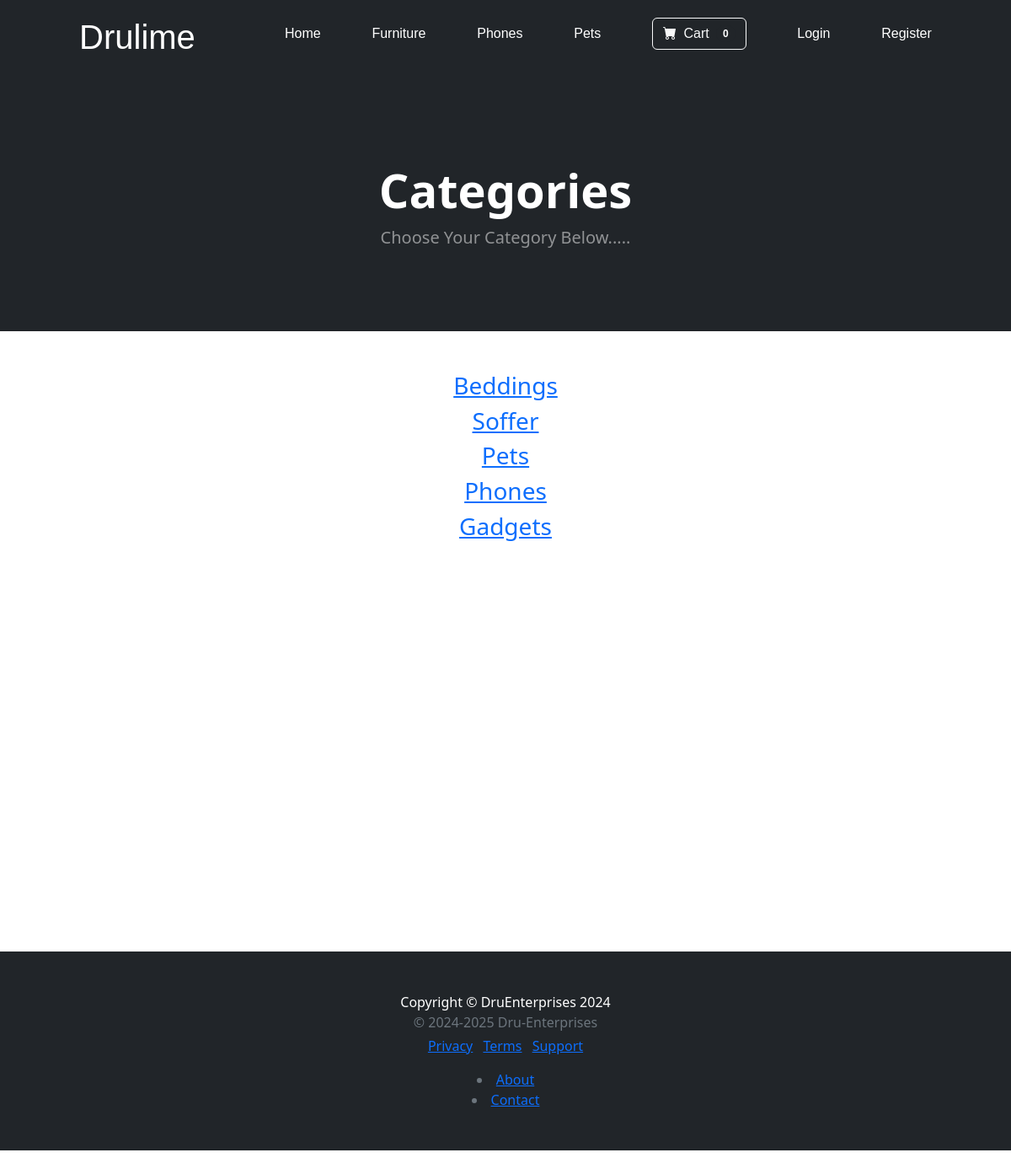
The app's page /category_summary/ with its own data.
### druu/models.py (models this page shows)
class Category(models.Model):
    name = models.CharField(max_length=50)
    def __str__(self):
        return self.name
    class Meta:
        verbose_name_plural = 'categories'

### druu/views.py (the view)
# urls.py: path('category_summary/', views.category_summary, name="category_summary"),
def category_summary(request):
    categories = Category.objects.all()
    return render(request, 'products/category_summary.html', {"categories":categories})

### cart/cart.py (called while the page is built)
    def __len__(self):
        return len(self.cart)

### cart/context_processors.py (called while the page is built)
def cart(request):
    return {'cart':Cart(request)}

### druu/templates/products/category_summary.html
{% extends 'base.html' %}
{% load static %}
{% block content %}
<header class="bg-dark py-5">
    <div class="container px-4 px-lg-5 my-5">
        <div class="text-center text-white">
            <h1 class="display-4 fw-bolder">Categories</h1>
            <p class="lead fw-normal text-white-50 mb-0">Choose Your Category Below.....</p>
        </div>
    </div>
</header>
<div class="container">
    <div class="row">
        <center>
            <div class="col-8">
                <br><br>
                {% for category in categories %}
                <h3><a href="{% url 'category' category %}">{{ category }}</a></h3>
                {% endfor %}
<br><br><br><br><br><br><br><br><br><br><br><br><br><br><br><br><br><br>
            </div>
        </center>
    </div>
</div>
{% endblock %}

### records on screen
Category: name "Beddings"
Category: name "Soffer"
Category: name "Pets"
Category: name "Phones"
Category: name "Gadgets"

### other values on screen
{{ cart|length }} "0"
